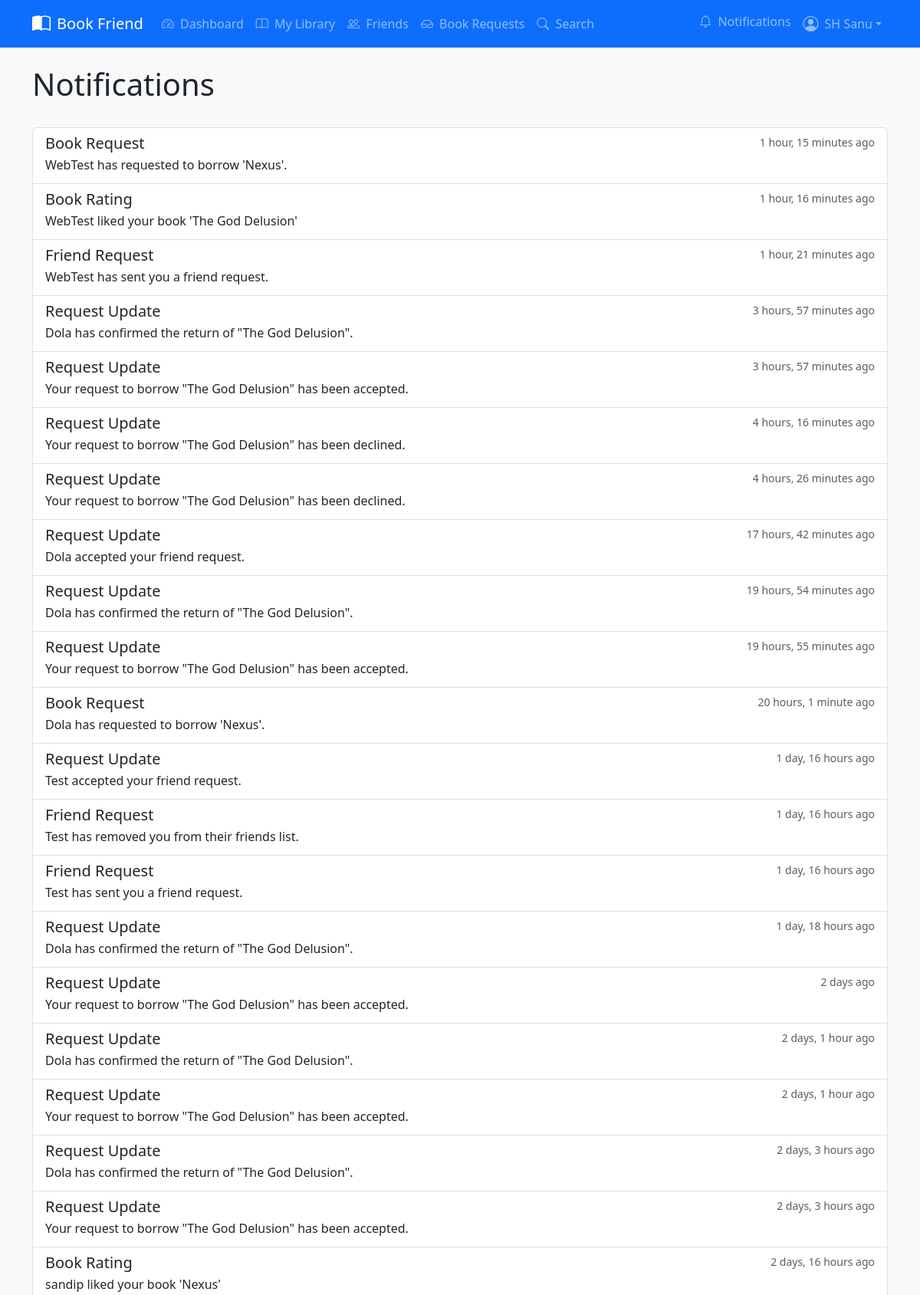
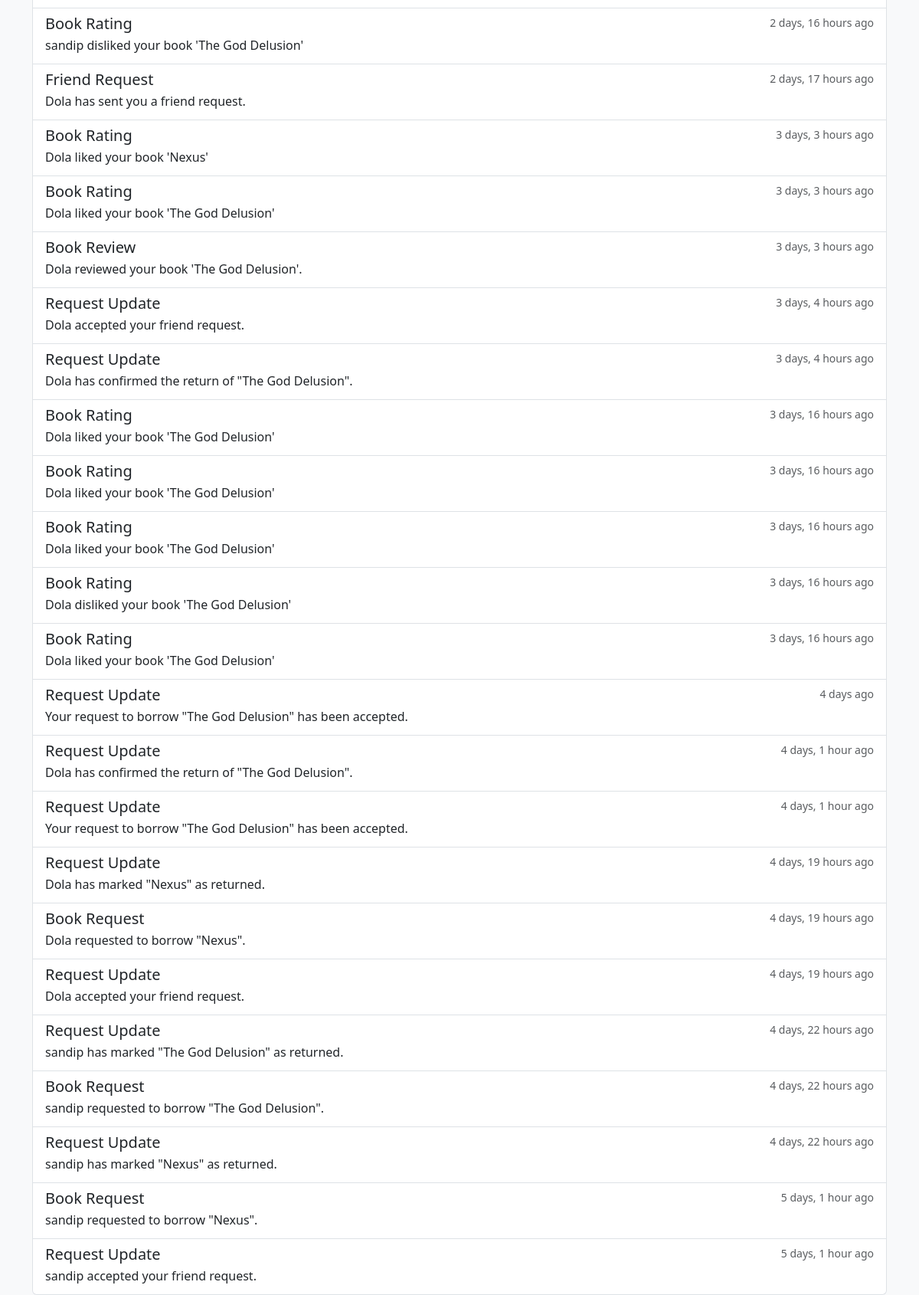
The app's page /notifications/ (signed in) with its own data (2 pictures, top to bottom).
### Core/models.py (models this page shows, shortened)
class Notification(models.Model):
    TYPE_CHOICES = [
        ('friend_request', 'Friend Request'),
        ('book_request', 'Book Request'),
        ('request_update', 'Request Update'),
        ('due_reminder', 'Due Reminder'),
        ('book_rating', 'Book Rating'),
        ('book_review', 'Book Review'), # Added book review notification type
    ]
    user = models.ForeignKey(User, on_delete=models.CASCADE)
    notification_type = models.CharField(max_length=20, choices=TYPE_CHOICES)
    message = models.TextField()
    read = models.BooleanField(default=False)
    created_at = models.DateTimeField(auto_now_add=True)
    related_user = models.ForeignKey(User, on_delete=models.SET_NULL, null=True, blank=True, related_name='related_notifications')
    related_book = models.ForeignKey(Book, on_delete=models.SET_NULL, null=True, blank=True)
    related_book_request = models.ForeignKey(BookRequest, on_delete=models.SET_NULL, null=True, blank=True)
    related_friendship = models.ForeignKey(Friendship, on_delete=models.SET_NULL, null=True, blank=True)
    related_book_review = models.ForeignKey('BookReview', on_delete=models.SET_NULL, null=True, blank=True) # Added book review relation

### Core/views.py (the view)
# urls.py: path("notifications/", views.notifications_view, name="notifications"),
@login_required
def notifications_view(request):
    notifications = Notification.objects.filter(user=request.user).order_by(
        "-created_at"
    )
    unread_count = notifications.filter(read=False).count()
    if request.method == "POST":
        notifications.filter(read=False).update(read=True)
        return redirect("core:notifications")
    context = {
        "notifications": notifications,
        "unread_count": unread_count,
    }
    return render(request, "core/notifications/list.html", context)

### Core/context_processors.py (called while the page is built)
def notification_count(request):
    if request.user.is_authenticated:
        unread_count = Notification.objects.filter(user=request.user, read=False).count()
        return {'unread_notifications': unread_count}
    return {'unread_notifications': 0}

### templates/core/notifications/list.html (shortened to what this page needs)
{% extends 'core/base.html' %}
{% block content %}
<div class="container">
    <div class="d-flex justify-content-between align-items-center mb-4">
        <h1>Notifications</h1>
    </div>
    {% if notifications %}
        <div class="list-group">
            {% for notification in notifications %}
                <a href="{% url 'core:notification_redirect' notification.id %}" class="list-group-item list-group-item-action {% if not notification.read %}list-group-item-primary{% endif %}">
                    <div class="d-flex w-100 justify-content-between">
                        <h5 class="mb-1">{{ notification.get_notification_type_display }}</h5>
                        <small class="text-muted">{{ notification.created_at|timesince }} ago</small>
                    </div>
                    <p class="mb-1">{{ notification.message }}</p>
                </a>
            {% endfor %}
        </div>
    {% else %}
        <p class="text-muted">No notifications yet.</p>
    {% endif %}
</div>
{% endblock %}

### templates/core/includes/navbar.html (shortened to what this page needs)
<nav class="navbar navbar-expand-lg navbar-dark bg-primary">
    <div class="container">
      <a class="navbar-brand d-flex align-items-center" href="{% url 'core:landing' %}">
        <i class="bi bi-book-half me-2 fs-4"></i>
        Book Friend
      </a>
      <div class="collapse navbar-collapse" id="navbarNav">
        {% if user.is_authenticated %}
          <ul class="navbar-nav me-auto">
            <li class="nav-item">
              <a class="nav-link" href="{% url 'core:dashboard' %}">
                <i class="bi bi-speedometer2 me-1"></i> Dashboard
              </a>
            </li>
            <li class="nav-item">
              <a class="nav-link" href="{% url 'core:library' username=user.username %}">
                <i class="bi bi-book me-1"></i> My Library
              </a>
            </li>
            <li class="nav-item">
              <a class="nav-link" href="{% url 'core:friends_list' %}">
                <i class="bi bi-people me-1"></i> Friends
              </a>
            </li>
            <li class="nav-item">
              <a class="nav-link" href="{% url 'core:book_requests' %}">
                <i class="bi bi-inbox me-1"></i> Book Requests
              </a>
            </li>
            <li class="nav-item">
              <a class="nav-link" href="{% url 'core:search' %}">
                <i class="bi bi-search me-1"></i> Search
              </a>
            </li>
          </ul>
          <ul class="navbar-nav">
            <li class="nav-item">
              <a class="nav-link position-relative" href="{% url 'core:notifications' %}">
                <i class="bi bi-bell me-1"></i> Notifications
              </a>
            </li>
            <li class="nav-item dropdown">
              <a
                class="nav-link dropdown-toggle d-flex align-items-center"
                href="#"
                role="button"
                data-bs-toggle="dropdown"
                aria-expanded="false"
              >
                <i class="bi bi-person-circle fs-5 me-2"></i>
                {{ user.get_full_name }}
              </a>
            </li>
          </ul>
        {% endif %}
      </div>
    </div>
  </nav>

### static/core/css/style.css (style rules this page uses)
body { background-color: #f8f9fa; }

### records on screen
Notification: notification_type "Book Request", created_at "1 hour, 15 minutes", message "WebTest has requested to borrow 'Nexus'."
Notification: notification_type "Book Rating", created_at "1 hour, 16 minutes", message "WebTest liked your book 'The God Delusion'"
Notification: notification_type "Friend Request", created_at "1 hour, 21 minutes", message "WebTest has sent you a friend request."
Notification: notification_type "Request Update", created_at "3 hours, 57 minutes", message "Dola has confirmed the return of \"The God Delusion\"."
Notification: notification_type "Request Update", created_at "3 hours, 57 minutes", message "Your request to borrow \"The God Delusion\" has been accepted."
Notification: notification_type "Request Update", created_at "4 hours, 16 minutes", message "Your request to borrow \"The God Delusion\" has been declined."
Notification: notification_type "Request Update", created_at "4 hours, 26 minutes", message "Your request to borrow \"The God Delusion\" has been declined."
Notification: notification_type "Request Update", created_at "17 hours, 42 minutes", message "Dola accepted your friend request."
Notification: notification_type "Request Update", created_at "19 hours, 54 minutes", message "Dola has confirmed the return of \"The God Delusion\"."
Notification: notification_type "Request Update", created_at "19 hours, 55 minutes", message "Your request to borrow \"The God Delusion\" has been accepted."
Notification: notification_type "Book Request", created_at "20 hours, 1 minute", message "Dola has requested to borrow 'Nexus'."
Notification: notification_type "Request Update", created_at "1 day, 16 hours", message "Test accepted your friend request."
Notification: notification_type "Friend Request", created_at "1 day, 16 hours", message "Test has removed you from their friends list."
Notification: notification_type "Friend Request", created_at "1 day, 16 hours", message "Test has sent you a friend request."
Notification: notification_type "Request Update", created_at "1 day, 18 hours", message "Dola has confirmed the return of \"The God Delusion\"."
Notification: notification_type "Request Update", created_at "2 days", message "Your request to borrow \"The God Delusion\" has been accepted."
Notification: notification_type "Request Update", created_at "2 days, 1 hour", message "Dola has confirmed the return of \"The God Delusion\"."
Notification: notification_type "Request Update", created_at "2 days, 1 hour", message "Your request to borrow \"The God Delusion\" has been accepted."
Notification: notification_type "Request Update", created_at "2 days, 3 hours", message "Dola has confirmed the return of \"The God Delusion\"."
Notification: notification_type "Request Update", created_at "2 days, 3 hours", message "Your request to borrow \"The God Delusion\" has been accepted."
Notification: notification_type "Book Rating", created_at "2 days, 16 hours", message "sandip liked your book 'Nexus'"
Notification: notification_type "Book Rating", created_at "2 days, 16 hours", message "sandip disliked your book 'The God Delusion'"
Notification: notification_type "Friend Request", created_at "2 days, 17 hours", message "Dola has sent you a friend request."
Notification: notification_type "Book Rating", created_at "3 days, 3 hours", message "Dola liked your book 'Nexus'"
Notification: notification_type "Book Rating", created_at "3 days, 3 hours", message "Dola liked your book 'The God Delusion'"
Notification: notification_type "Book Review", created_at "3 days, 3 hours", message "Dola reviewed your book 'The God Delusion'."
Notification: notification_type "Request Update", created_at "3 days, 4 hours", message "Dola accepted your friend request."
Notification: notification_type "Request Update", created_at "3 days, 4 hours", message "Dola has confirmed the return of \"The God Delusion\"."
Notification: notification_type "Book Rating", created_at "3 days, 16 hours", message "Dola liked your book 'The God Delusion'"
Notification: notification_type "Book Rating", created_at "3 days, 16 hours", message "Dola liked your book 'The God Delusion'"
Notification: notification_type "Book Rating", created_at "3 days, 16 hours", message "Dola liked your book 'The God Delusion'"
Notification: notification_type "Book Rating", created_at "3 days, 16 hours", message "Dola disliked your book 'The God Delusion'"
Notification: notification_type "Book Rating", created_at "3 days, 16 hours", message "Dola liked your book 'The God Delusion'"
Notification: notification_type "Request Update", created_at "4 days", message "Your request to borrow \"The God Delusion\" has been accepted."
Notification: notification_type "Request Update", created_at "4 days, 1 hour", message "Dola has confirmed the return of \"The God Delusion\"."
Notification: notification_type "Request Update", created_at "4 days, 1 hour", message "Your request to borrow \"The God Delusion\" has been accepted."
Notification: notification_type "Request Update", created_at "4 days, 19 hours", message "Dola has marked \"Nexus\" as returned."
Notification: notification_type "Book Request", created_at "4 days, 19 hours", message "Dola requested to borrow \"Nexus\"."
Notification: notification_type "Request Update", created_at "4 days, 19 hours", message "Dola accepted your friend request."
Notification: notification_type "Request Update", created_at "4 days, 22 hours", message "sandip has marked \"The God Delusion\" as returned."
Notification: notification_type "Book Request", created_at "4 days, 22 hours", message "sandip requested to borrow \"The God Delusion\"."
Notification: notification_type "Request Update", created_at "4 days, 22 hours", message "sandip has marked \"Nexus\" as returned."
Notification: notification_type "Book Request", created_at "5 days, 1 hour", message "sandip requested to borrow \"Nexus\"."
Notification: notification_type "Request Update", created_at "5 days, 1 hour", message "sandip accepted your friend request."

### other values on screen
{{ user.get_full_name }} "SH Sanu"
